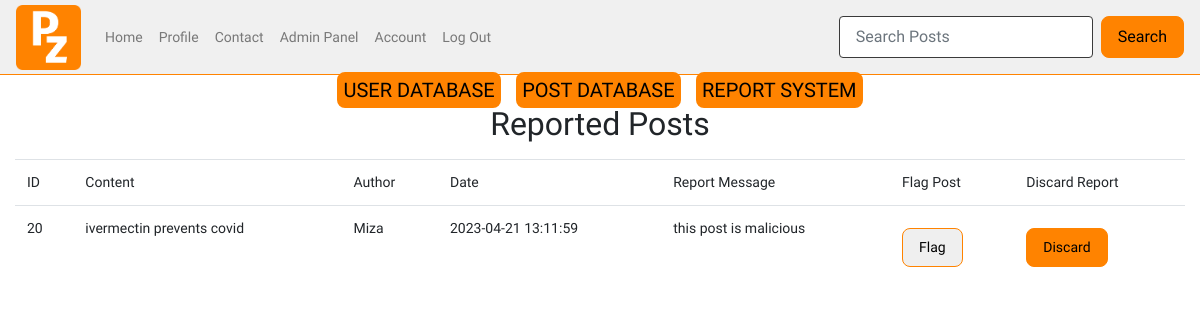
Page /admin/reports (signed in) on the earlier database version.
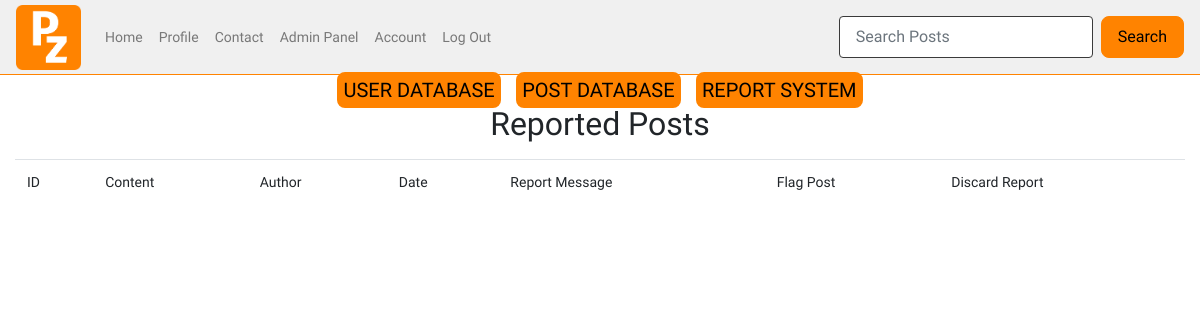
Same page on the later database version.
### tables this page shows
CREATE TABLE posts (
  ID INTEGER PRIMARY KEY AUTOINCREMENT,
  content TEXT NOT NULL,
  by_user TEXT NOT NULL,
  created_at TIMESTAMP DEFAULT CURRENT_TIMESTAMP,
  flag_covid TEXT,
  blacklisted TEXT,
  flag_vaccine TEXT,
  flag_tests TEXT,
  flag_cures TEXT,
  reported TEXT,
  report_message TEXT
, whitelisted text);

### app.py (the view)
@app.route ("/admin/reports")
def admin_reports():
    user=query_db('SELECT * FROM users WHERE username = ?', [session['username']], True)
    if not user['user_type'] == "admin":
        return redirect(url_for('home'))
    report_table=query_db('SELECT * FROM posts WHERE reported = 1 ORDER BY created_at DESC')
    return render_template("report_database.html", report_table=report_table, user = user)

### app.py (called while the page is built)
def query_db(query, args=(), one=False):
    con = g._database = sqlite3.connect(DATABASE)
    con.row_factory = sqlite3.Row
    cur = con.execute(query, args)
    rv = cur.fetchall()
    cur.close()
    return (rv[0] if rv else None) if one else rv

### templates/report_database.html (shortened to what this page needs)
{% include "admin.html" %}
<center><h2>Reported Posts</h2></center>
<div class="container-fluid col database">
    <table class="table">
        <tr>
            <td>ID</td>
            <td>Content</td>
            <td>Author</td>
            <td>Date</td>
            <td>Report Message</td>
            <td>Flag Post</td>
            <td>Discard Report</td>
        </tr>
        <tr>
            {% for post in report_table %}
            <td>{{post.ID}}</td>
            <td>{{post.content}}</td>
            <td>{{post.by_user}}</td>
            <td>{{post.created_at}}</td>
            <td>{{post.report_message}}</td>
            <td><button type="button" data-toggle="modal" data-target="#editModal{{post.ID}}">Flag</button></td>
            <td><form action="{{ url_for('discard_report') }}" method="POST">
                <button type="submit">Discard</button>
                </form></tr>
            {% endfor %}
        </table>
    </div>

Differences in the rows shown:
removed posts: ID "20", content "ivermectin prevents covid", by_user "Miza", created_at "2023-04-21 13:11:59", report_message "this post is malicious"
